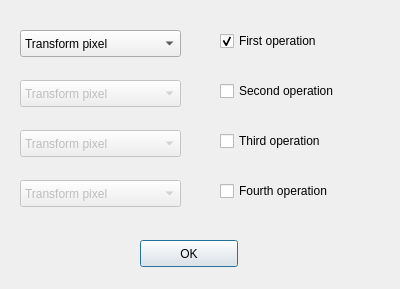
<?xml version="1.0" encoding="UTF-8"?>
<ui version="4.0">
 <class>OperOrderForm</class>
 <widget class="QDialog" name="OperOrderForm">
  <property name="geometry">
   <rect>
    <x>0</x>
    <y>0</y>
    <width>400</width>
    <height>289</height>
   </rect>
  </property>
  <property name="windowTitle">
   <string>Set operation order</string>
  </property>
  <widget class="QComboBox" name="operationComboBox1">
   <property name="enabled">
    <bool>true</bool>
   </property>
   <property name="geometry">
    <rect>
     <x>20</x>
     <y>30</y>
     <width>161</width>
     <height>27</height>
    </rect>
   </property>
   <property name="currentIndex">
    <number>0</number>
   </property>
   <item>
    <property name="text">
     <string>Transform pixel</string>
    </property>
   </item>
   <item>
    <property name="text">
     <string>Thresholding</string>
    </property>
   </item>
   <item>
    <property name="text">
     <string>Equalize</string>
    </property>
   </item>
   <item>
    <property name="text">
     <string>Gaussian Blur</string>
    </property>
   </item>
   <item>
    <property name="text">
     <string>Median Blur</string>
    </property>
   </item>
   <item>
    <property name="text">
     <string>Linear Filter</string>
    </property>
   </item>
   <item>
    <property name="text">
     <string>Dilate</string>
    </property>
   </item>
   <item>
    <property name="text">
     <string>Square erode</string>
    </property>
   </item>
   <item>
    <property name="text">
     <string>Elliptical erode</string>
    </property>
   </item>
  </widget>
  <widget class="QComboBox" name="operationComboBox2">
   <property name="enabled">
    <bool>false</bool>
   </property>
   <property name="geometry">
    <rect>
     <x>20</x>
     <y>80</y>
     <width>161</width>
     <height>27</height>
    </rect>
   </property>
   <property name="currentIndex">
    <number>0</number>
   </property>
   <item>
    <property name="text">
     <string>Transform pixel</string>
    </property>
   </item>
   <item>
    <property name="text">
     <string>Thresholding</string>
    </property>
   </item>
   <item>
    <property name="text">
     <string>Equalize</string>
    </property>
   </item>
   <item>
    <property name="text">
     <string>Gaussian Blur</string>
    </property>
   </item>
   <item>
    <property name="text">
     <string>Median Blur</string>
    </property>
   </item>
   <item>
    <property name="text">
     <string>Linear Filter</string>
    </property>
   </item>
   <item>
    <property name="text">
     <string>Dilate</string>
    </property>
   </item>
   <item>
    <property name="text">
     <string>Square erode</string>
    </property>
   </item>
   <item>
    <property name="text">
     <string>Elliptical erode</string>
    </property>
   </item>
  </widget>
  <widget class="QComboBox" name="operationComboBox3">
   <property name="enabled">
    <bool>false</bool>
   </property>
   <property name="geometry">
    <rect>
     <x>20</x>
     <y>130</y>
     <width>161</width>
     <height>27</height>
    </rect>
   </property>
   <property name="currentIndex">
    <number>0</number>
   </property>
   <item>
    <property name="text">
     <string>Transform pixel</string>
    </property>
   </item>
   <item>
    <property name="text">
     <string>Thresholding</string>
    </property>
   </item>
   <item>
    <property name="text">
     <string>Equalize</string>
    </property>
   </item>
   <item>
    <property name="text">
     <string>Gaussian Blur</string>
    </property>
   </item>
   <item>
    <property name="text">
     <string>Median Blur</string>
    </property>
   </item>
   <item>
    <property name="text">
     <string>Linear Filter</string>
    </property>
   </item>
   <item>
    <property name="text">
     <string>Dilate</string>
    </property>
   </item>
   <item>
    <property name="text">
     <string>Square erode</string>
    </property>
   </item>
   <item>
    <property name="text">
     <string>Elliptical erode</string>
    </property>
   </item>
  </widget>
  <widget class="QComboBox" name="operationComboBox4">
   <property name="enabled">
    <bool>false</bool>
   </property>
   <property name="geometry">
    <rect>
     <x>20</x>
     <y>180</y>
     <width>161</width>
     <height>27</height>
    </rect>
   </property>
   <item>
    <property name="text">
     <string>Transform pixel</string>
    </property>
   </item>
   <item>
    <property name="text">
     <string>Thresholding</string>
    </property>
   </item>
   <item>
    <property name="text">
     <string>Equalize</string>
    </property>
   </item>
   <item>
    <property name="text">
     <string>Gaussian Blur</string>
    </property>
   </item>
   <item>
    <property name="text">
     <string>Median Blur</string>
    </property>
   </item>
   <item>
    <property name="text">
     <string>Linear Filter</string>
    </property>
   </item>
   <item>
    <property name="text">
     <string>Dilate</string>
    </property>
   </item>
   <item>
    <property name="text">
     <string>Square erode</string>
    </property>
   </item>
   <item>
    <property name="text">
     <string>Elliptical erode</string>
    </property>
   </item>
  </widget>
  <widget class="QCheckBox" name="firstOperCheckBox">
   <property name="geometry">
    <rect>
     <x>220</x>
     <y>30</y>
     <width>131</width>
     <height>22</height>
    </rect>
   </property>
   <property name="text">
    <string>First operation</string>
   </property>
   <property name="checked">
    <bool>true</bool>
   </property>
  </widget>
  <widget class="QPushButton" name="okButton">
   <property name="geometry">
    <rect>
     <x>140</x>
     <y>240</y>
     <width>98</width>
     <height>27</height>
    </rect>
   </property>
   <property name="text">
    <string>OK</string>
   </property>
  </widget>
  <widget class="QCheckBox" name="secondOperCheckBox">
   <property name="geometry">
    <rect>
     <x>220</x>
     <y>80</y>
     <width>151</width>
     <height>22</height>
    </rect>
   </property>
   <property name="text">
    <string>Second operation</string>
   </property>
   <property name="checked">
    <bool>false</bool>
   </property>
  </widget>
  <widget class="QCheckBox" name="thirdOperCheckBox">
   <property name="geometry">
    <rect>
     <x>220</x>
     <y>130</y>
     <width>131</width>
     <height>22</height>
    </rect>
   </property>
   <property name="text">
    <string>Third operation</string>
   </property>
   <property name="checked">
    <bool>false</bool>
   </property>
  </widget>
  <widget class="QCheckBox" name="fourthOperCheckBox">
   <property name="geometry">
    <rect>
     <x>220</x>
     <y>180</y>
     <width>151</width>
     <height>22</height>
    </rect>
   </property>
   <property name="text">
    <string>Fourth operation</string>
   </property>
   <property name="checked">
    <bool>false</bool>
   </property>
  </widget>
 </widget>
 <tabstops>
  <tabstop>operationComboBox1</tabstop>
  <tabstop>firstOperCheckBox</tabstop>
  <tabstop>operationComboBox2</tabstop>
  <tabstop>secondOperCheckBox</tabstop>
  <tabstop>operationComboBox3</tabstop>
  <tabstop>thirdOperCheckBox</tabstop>
  <tabstop>operationComboBox4</tabstop>
  <tabstop>fourthOperCheckBox</tabstop>
  <tabstop>okButton</tabstop>
 </tabstops>
 <resources/>
 <connections>
  <connection>
   <sender>firstOperCheckBox</sender>
   <signal>clicked(bool)</signal>
   <receiver>operationComboBox1</receiver>
   <slot>setEnabled(bool)</slot>
   <hints>
    <hint type="sourcelabel">
     <x>258</x>
     <y>46</y>
    </hint>
    <hint type="destinationlabel">
     <x>121</x>
     <y>36</y>
    </hint>
   </hints>
  </connection>
  <connection>
   <sender>secondOperCheckBox</sender>
   <signal>clicked(bool)</signal>
   <receiver>operationComboBox2</receiver>
   <slot>setEnabled(bool)</slot>
   <hints>
    <hint type="sourcelabel">
     <x>266</x>
     <y>91</y>
    </hint>
    <hint type="destinationlabel">
     <x>110</x>
     <y>89</y>
    </hint>
   </hints>
  </connection>
  <connection>
   <sender>thirdOperCheckBox</sender>
   <signal>clicked(bool)</signal>
   <receiver>operationComboBox3</receiver>
   <slot>setEnabled(bool)</slot>
   <hints>
    <hint type="sourcelabel">
     <x>289</x>
     <y>147</y>
    </hint>
    <hint type="destinationlabel">
     <x>140</x>
     <y>144</y>
    </hint>
   </hints>
  </connection>
  <connection>
   <sender>fourthOperCheckBox</sender>
   <signal>clicked(bool)</signal>
   <receiver>operationComboBox4</receiver>
   <slot>setEnabled(bool)</slot>
   <hints>
    <hint type="sourcelabel">
     <x>274</x>
     <y>193</y>
    </hint>
    <hint type="destinationlabel">
     <x>121</x>
     <y>190</y>
    </hint>
   </hints>
  </connection>
 </connections>
</ui>
